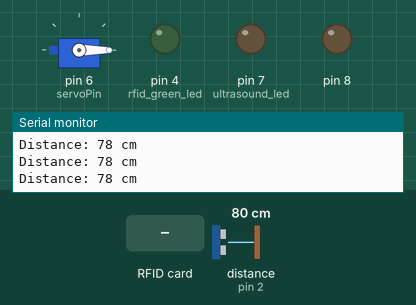
Simulated run of this sketch. Board: Arduino Uno, built with avr-gcc and run on an emulated ATmega328P. Shown: servo, output pins drawn as LEDs (lit = HIGH), the last lines printed to the serial monitor. Wiring (inferred from the names in the program): ultrasonic range finder: trigger pin 3; echo pin 2. Dashed ring = blinking. The inputs (shaded band) are chosen by the test bench; at power-on: distance to the obstacle (sensor on pin 2) 80 cm. The echo pulse lasts 58.3 µs per cm; pins used as bus, display or sensor lines are not drawn.

Above: at 1.2 s.
1.3 s: RFID card 5E 7A 19 C4 held to the reader
At 1.56 s:
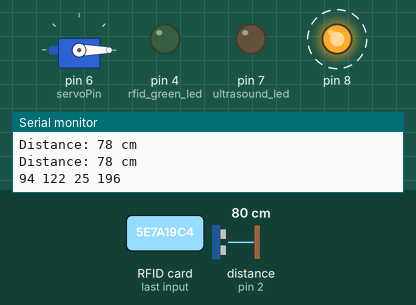
4.3 s: distance to the obstacle (sensor on pin 2) set to 7 cm
5.8 s: distance to the obstacle (sensor on pin 2) set to 4 cm
At 6.3 s:
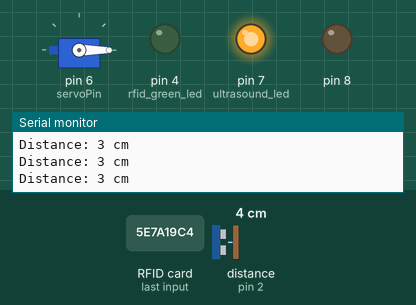
7.3 s: RFID card 5E 7A 19 C4 held to the reader
At 7.58 s:
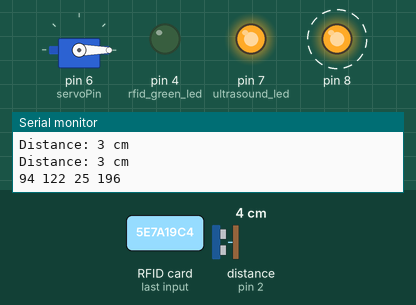
10.3 s: distance to the obstacle (sensor on pin 2) set to 18 cm
At 11.1 s:
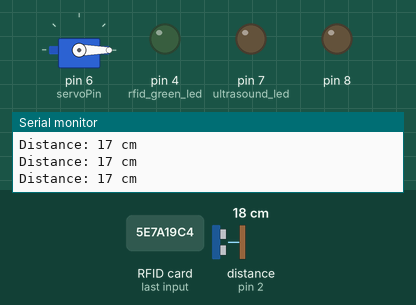
11.8 s: distance to the obstacle (sensor on pin 2) set to 2 cm
At 12.6 s:
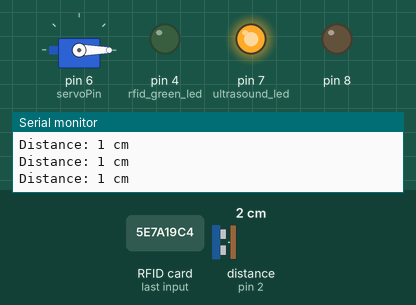
Timing chart, 0 to 14.3 s (numbered marks = the images above; inputs shaded):
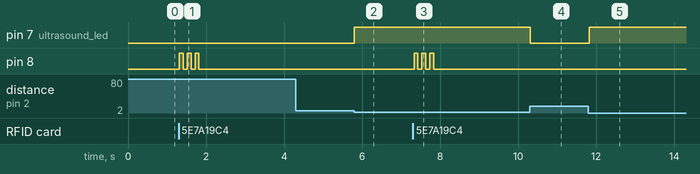

Measured:
- the behaviour switches between 6 and 5 cm on distance to the obstacle (sensor on pin 2) (found by bisection; images 1 and 2)
- after the input at 1.3 s, pin 8: alternates HIGH for 0.10 s and LOW for 0.10 s, 6 changes in all, then stays LOW, starting at once
- after the input at 5.8 s, pin 7 (ultrasound_led): LOW → HIGH at once
- after the input at 7.3 s, pin 8: alternates HIGH for 0.10 s and LOW for 0.10 s, 6 changes in all, then stays LOW, starting at once
- after the input at 10.3 s, pin 7 (ultrasound_led): HIGH → LOW at once
- after the input at 11.8 s, pin 7 (ultrasound_led): LOW → HIGH at once

The sketch:

arduino_nano.ino
```cpp
#include <SPI.h>
#include <RFID.h>
#include <Servo.h>
#define SS_PIN 10
#define RST_PIN 9
RFID rfid(SS_PIN, RST_PIN);
String rfidCard;
int stats = 0;
int attempts;
Servo myservo;
#define echoPin 2
#define trigPin 3

#define servoPin 6

long duration; // variable for the duration of sound wave travel
int distance;


int angle = 0;

void setup() {
  Serial.begin(9600);
  Serial.println("Starting the RFID Reader...");
  pinMode(trigPin, OUTPUT);
  pinMode(echoPin, INPUT);
  SPI.begin();
  rfid.init();
  myservo.attach(servoPin);
  myservo.write(0);
  pinMode(4, OUTPUT);//rfid green led
  pinMode(7, OUTPUT);//ultrasound led
   pinMode(8, OUTPUT);
   digitalWrite(8,LOW);
}
void loop() {
    String card = "169 9 84 211";
     String master1="234 103 207 46";
     String master2="249 31 212 43";

  if (rfid.isCard()) {
    if (rfid.readCardSerial()) {
      rfidCard = String(rfid.serNum[0]) + " " + String(rfid.serNum[1]) + " " + String(rfid.serNum[2]) + " " + String(rfid.serNum[3]);
      delay(10);
      Serial.println(rfidCard);
      if (rfidCard == card||rfidCard == master1||rfidCard == master2 ) {
        if(stats == 0){
          stats = 1;
          digitalWrite(4, HIGH);
          delay(500);
          digitalWrite(4, LOW);
          Serial.println("open");
          for (angle = 0; angle <= 90; angle += 1) {
             myservo.write(angle);
             delay(10);
          }

        }
        else{
          stats = 0;
          Serial.println("closed");
          digitalWrite(4, HIGH);
          delay(500);
          digitalWrite(4, LOW);
          for (angle = 90; angle >= 0; angle -= 1) {
              myservo.write(angle);
              delay(10);
          }

        }


      } else {
        digitalWrite(8, HIGH);
        delay(100);
        digitalWrite(8, LOW);
        delay(100);
        digitalWrite(8, HIGH);
        delay(100);
        digitalWrite(8, LOW);
        delay(100);
        digitalWrite(8, HIGH);
        delay(100);
        digitalWrite(8, LOW);
        delay(100);
        attempts++;
        if(attempts>=3){
          Serial.println("Chotolok, bikechor");
          digitalWrite(8, HIGH);
          delay(5000);
          digitalWrite(8, LOW);
          attempts = 0;
        }

      }
    }

  }
  // Clears the trigPin condition
  digitalWrite(trigPin, LOW);
  delayMicroseconds(2);
  // Sets the trigPin HIGH (ACTIVE) for 10 microseconds
  digitalWrite(trigPin, HIGH);
  delayMicroseconds(10);
  digitalWrite(trigPin, LOW);
  // Reads the echoPin, returns the sound wave travel time in microseconds
  duration = pulseIn(echoPin, HIGH);
  // Calculating the distance
  distance = duration * 0.034 / 2; // Speed of sound wave divided by 2 (go and back)
  // Displays the distance on the Serial Monitor
  Serial.print("Distance: ");
  Serial.print(distance);
  Serial.println(" cm");
   if(distance<5){
    digitalWrite(7, HIGH);
  }
  else{
    digitalWrite(7, LOW);
    }


}
```
